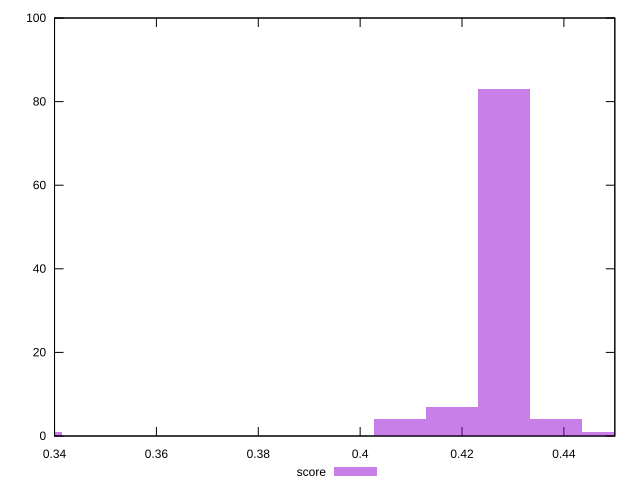

Write gnuplot code to recreate this figure.
reset

$score <<EOF
0.33645364526171156 1
0.4282137303330874 83
0.4384092953410181 4
0.44860486034894875 1
0.4078226003172261 4
0.4180181653251568 7
EOF

set key outside below
set boxwidth 0.010195565007930653
set xrange [0.34:0.45]
set yrange [0:100]
set trange [0:100]
set style fill transparent solid 0.5 noborder
set terminal svg size 640, 490 enhanced background rgb 'white'
set output "reports/report_00031_2021-02-24T23-18-18.084Z/first-cpu-idle/samples/astro/score/histogram.svg"

plot $score title "score" with boxes

reset
